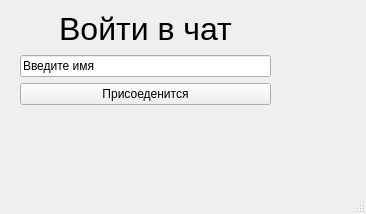
<?xml version="1.0" encoding="UTF-8"?>
<ui version="4.0">
 <class>menu</class>
 <widget class="QMainWindow" name="menu">
  <property name="geometry">
   <rect>
    <x>0</x>
    <y>0</y>
    <width>366</width>
    <height>214</height>
   </rect>
  </property>
  <property name="windowTitle">
   <string>MainWindow</string>
  </property>
  <widget class="QWidget" name="centralwidget">
   <widget class="QWidget" name="verticalLayoutWidget">
    <property name="geometry">
     <rect>
      <x>20</x>
      <y>10</y>
      <width>251</width>
      <height>95</height>
     </rect>
    </property>
    <layout class="QVBoxLayout" name="verticalLayout">
     <item>
      <widget class="QLabel" name="label">
       <property name="text">
        <string>&lt;html&gt;&lt;head/&gt;&lt;body&gt;&lt;p align=&quot;center&quot;&gt;&lt;span style=&quot; font-size:24pt;&quot;&gt;Войти в чат&lt;/span&gt;&lt;/p&gt;&lt;/body&gt;&lt;/html&gt;</string>
       </property>
      </widget>
     </item>
     <item>
      <widget class="QLineEdit" name="name">
       <property name="text">
        <string>Введите имя</string>
       </property>
      </widget>
     </item>
     <item>
      <widget class="QPushButton" name="connect">
       <property name="text">
        <string>Присоеденится</string>
       </property>
      </widget>
     </item>
    </layout>
   </widget>
  </widget>
  <widget class="QStatusBar" name="statusbar"/>
 </widget>
 <resources/>
 <connections/>
</ui>
